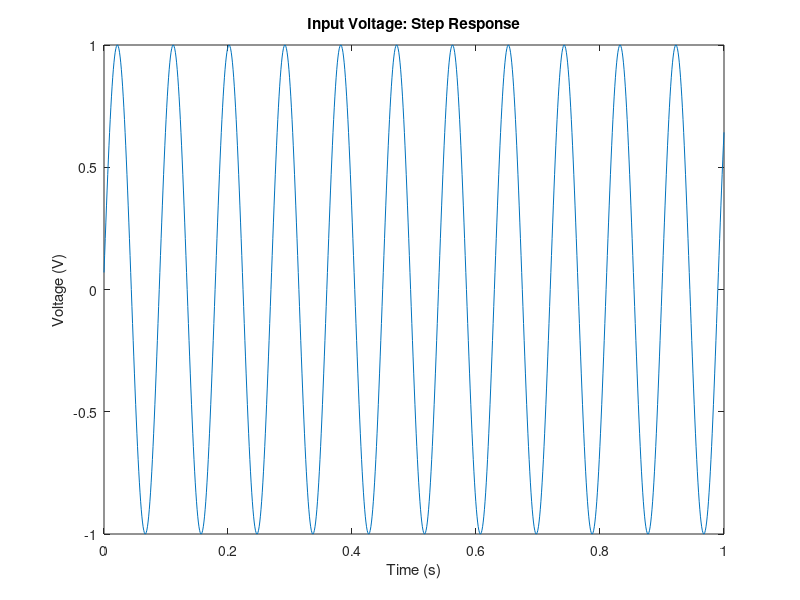
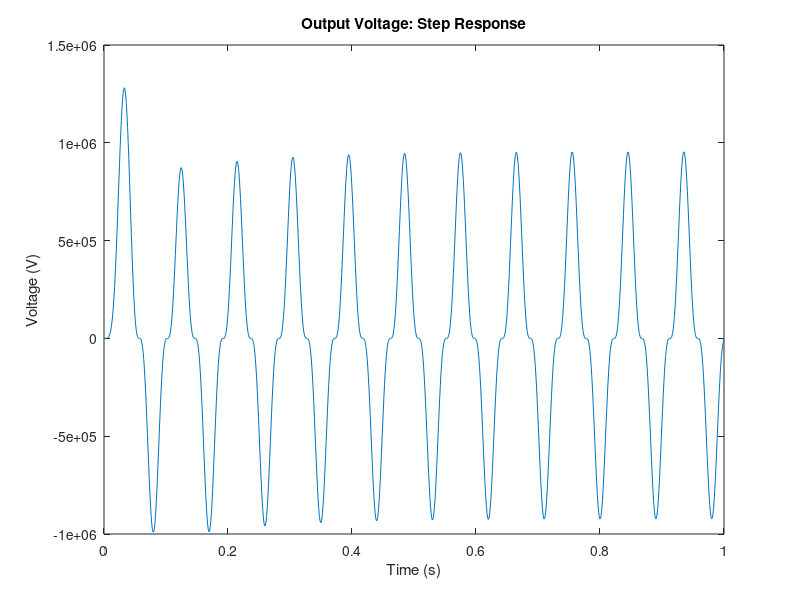
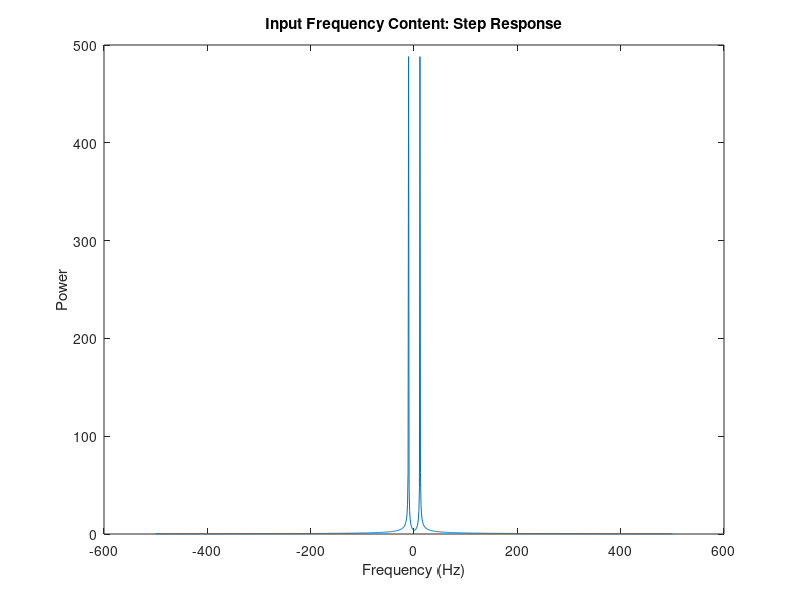
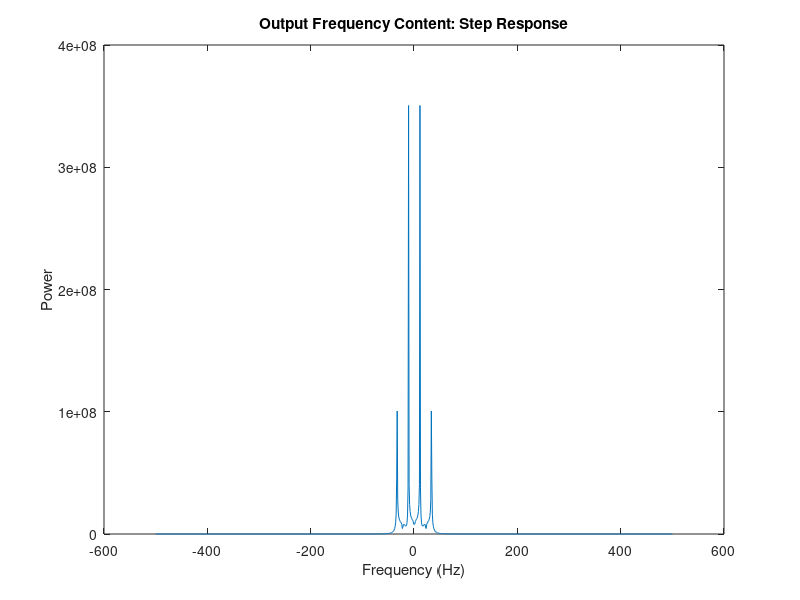

Recreate these plots in MATLAB, in order.


clear all;
clc;

warning('off')
% Parameters
R1 = 1;
R2 = 2;
R3 = 10;
R4 = 0.1;
RO = 1000;
C1 = 0.25;
L1 = 0.2;
alpha = 100;
beta=5e6;
gamma=5e9;

% V = [ V1; V2; V3; V4; V5; IL]
Vin=1;
G=zeros(6);
C=zeros(6);

%% V1
G(1,:)=[1 0 0 0 0 0]; % V1
C(1,:)=[0 0 0 0 0 0]; % V1

%% V2
G(2,:)=[(-1/R1) (1/R2+1/R1) 0 0 0 1]; 
C(2,:)=[-C1 +C1 0 0 0 0];

%% V3
G(3,:)=[0 0 1/R3 0 0 -1]; 
C(3,:)=[0 0 0 0 0 0]; 

%% V4
G(4,:)=[0 0 -1*alpha/R3 1 0 0]; 
C(4,:)=[0 0 0 0 0 0]; 

%% V5
G(5,:)=[0 0 0 -1/R4 (1/R4+1/RO) 0]; 
C(5,:)=[0 0 0 0 0 0];

%% V6
G(6,:)=[0 -1 1 0 0 0]; 
C(6,:)=[0 0 0 0 0 L1]; 



%% Part A step response


timesim=1; % sec
numsteps=1000;

timestep=timesim/numsteps;

A=(C./timestep+G);

f=1/0.09;

V(1:6,1)=[0;0;0;0;0;0];
Vminus=V;

for step=1:numsteps

    t=step*timestep;
    
    Vin=sin(2*pi*f*t);
    
    F=[Vin; 0; 0; 0; 0; 0];
    

    numnewton=0;
    
    while(numnewton<150)
        
        I3=V(6);
        
        dv4=-2*beta*I3-3*gamma*I3.^2;
    
        J=[0,0,0,0,0,0;...
           0,0,0,0,0,0;...
           0,0,0,0,0,0;...
           0,0,dv4,0,0,0;...
           0,0,0,0,0,0;...
           0,0,0,0,0,0];
       
        B=[0; 0; 0; beta*I3.^2+gamma*I3.^3; 0; 0;];

        f_V=(C./timestep+G)*V-(C./timestep)*Vminus-F-B;
        
        H=C./timestep+G-J;
        
        dV=-inv(H)*f_V;
        
        V=V+dV;

        
        if(max(abs(dV))<5e-4)
            
            break;
            
        end
        
        numnewton=numnewton+1;
    
    end
    
    Vin_save(step)=V(1,1);
    Vout_save(step)=V(5,1);
    Vminus=V;
    
end

figure(3)
plot(linspace(0,timesim,numsteps),Vin_save)
title('Input Voltage: Step Response')
xlabel('Time (s)')
ylabel('Voltage (V)')


figure(4)
plot(linspace(0,timesim,numsteps),Vout_save)
title('Output Voltage: Step Response')
xlabel('Time (s)')
ylabel('Voltage (V)')

Yi = fft(Vin_save);
Yo = fft(Vout_save);

figure(5)
plot(linspace(-1/timestep*0.5,1/timestep*0.5,length(Yi)),fftshift(abs(Yi)))
title('Input Frequency Content: Step Response')
xlabel('Frequency (Hz)')
ylabel('Power')

figure(6)
plot(linspace(-1/timestep*0.5,1/timestep*0.5,length(Yo)),fftshift(abs(Yo)))
title('Output Frequency Content: Step Response')
xlabel('Frequency (Hz)')
ylabel('Power')




